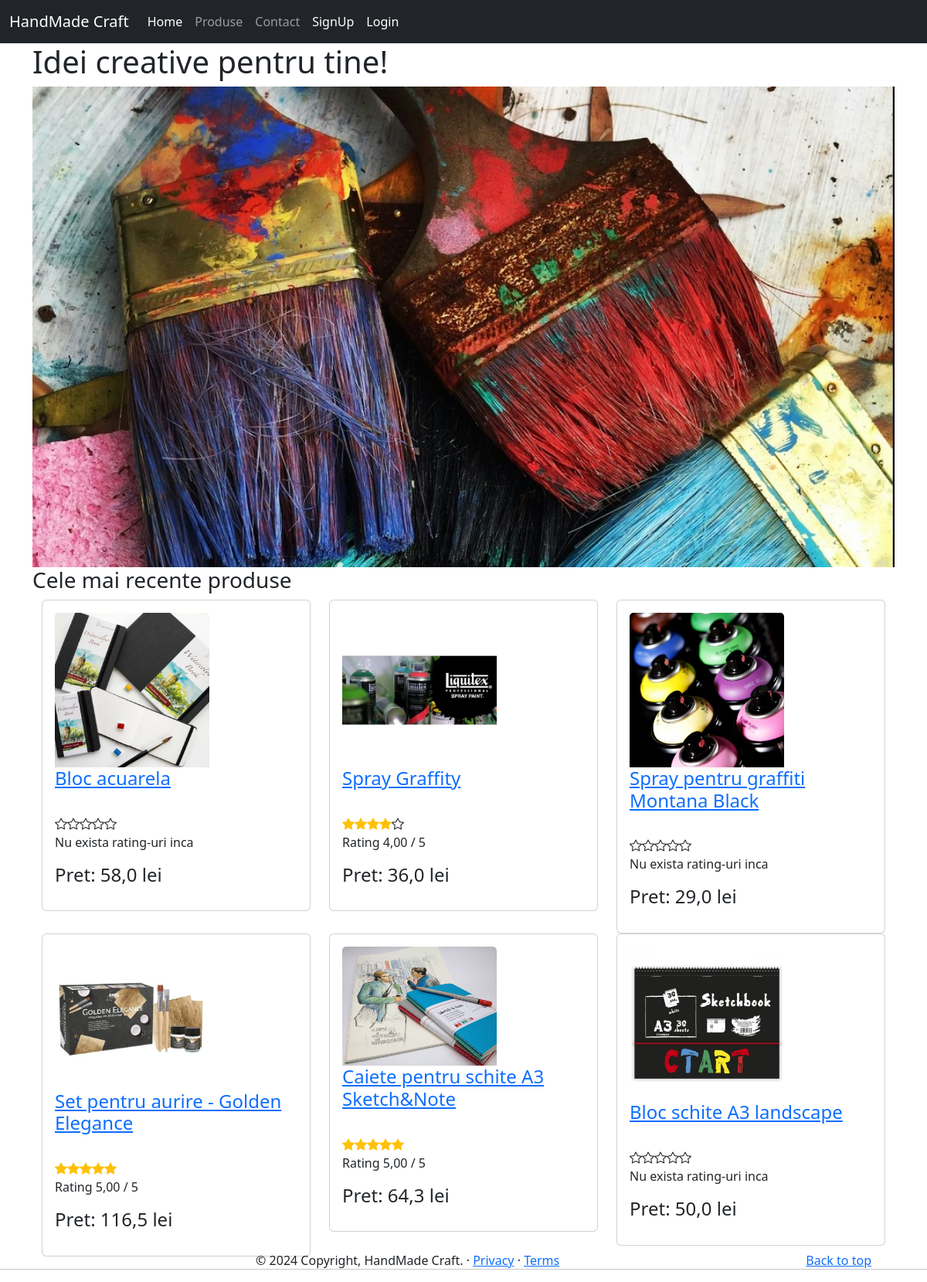
Before: / with the older database file.
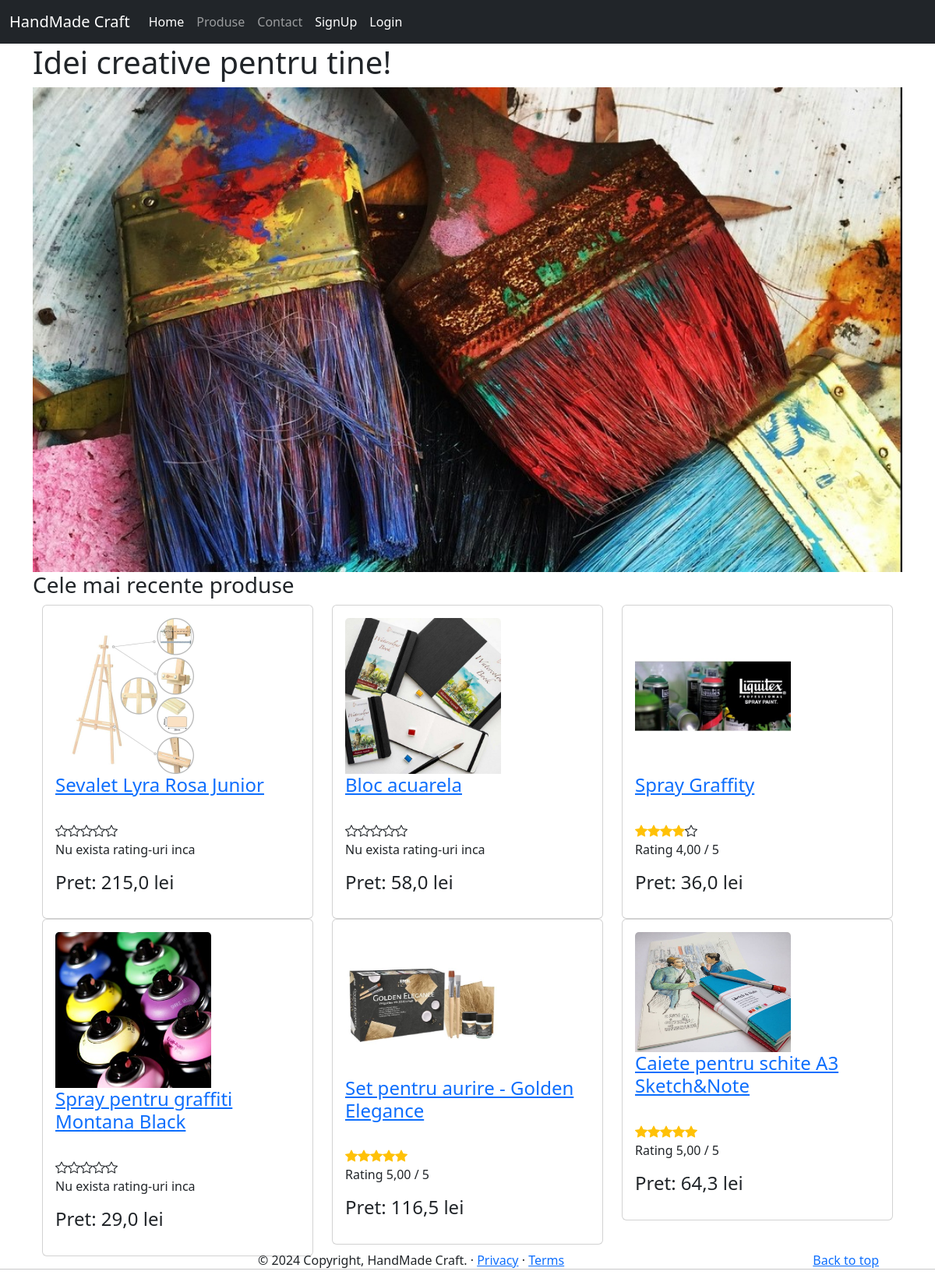
After: the same page with the newer database file.
### app/models.py (models this page shows, shortened)
class Produs(models.Model):
    producator = models.ForeignKey(Producator, null=True, blank = True, on_delete=models.CASCADE)
    titlu = models.CharField(max_length=50) #unique=True - daca vrem sa nu avem dubluri la nume
    pret = models.FloatField(db_index = True)
    stoc = models.IntegerField(default=0)
    descriere = models.CharField(max_length=1024, null=True, blank=True, help_text="Introduceti o descriere" )
    imagine = models.FileField(null=True, blank=True)
    created = models.DateTimeField(auto_now_add=True)
    updated = models.DateTimeField(auto_now=True)
    def __str__(self):
        return f"{self.titlu}"
    class Meta:
        verbose_name_plural = "Produs"
    @property
    def rating(self):
        rating = 0
        recenzii = self.recenzie_set.all()
        for recenzie in recenzii:
            rating += recenzie.rating
        try:
            return rating // len(recenzii)
        except ZeroDivisionError:
            return 0

class Recenzie(models.Model):
    produs = models.ForeignKey(Produs, on_delete=models.CASCADE)
    rating = models.IntegerField(default=1)
    titlu = models.CharField(max_length=20)
    descriere = models.CharField(max_length=100)
    class Meta:
        verbose_name_plural = "Recenzie"

### app/views.py (the view)
# urls.py: path("", views.salut, name="home"),
def salut(request):
    produse = Produs.objects.all().select_related("producator").prefetch_related("recenzie_set").order_by("-created")[:6]
    return render(request, "index.html", {"produse": produse})
    return HttpResponse("Salut")

### app/templatetags/my_filters.py (called while the page is built)
@register.filter(name="starrating")
def starrating(value):
    return_value = ""
    for i in range(5):
        classes = " bi "
        if value > i:
            if value < i+1:
                classes += " bi-star-half "
            else:
                classes += " bi-star-fill "
            classes += " text-warning "
        else:
            classes += "bi-star"
        return_value += f'<i class="{classes}"></i>'
    return mark_safe(return_value)

### app/templates/index.html
{% extends "base.html" %}
{% load static %}
{% block body %}
<h1>Idei creative pentru tine!</h1>
<img src="{% static 'images/intro nou.jpg' %}" alt="Your Image" style="width: 100%; height: 25%;">
<h3>Cele mai recente produse</h3>
{% include "lista_produse.html" %}
{% endblock body %}

### app/templates/lista_produse.html
{% load my_filters %}
<div class="container">
    <div class="row">
      {% for produs in produse %}
        <div class="col-md-4">
          <div class="card">
            <div class="card-body">
              <h4 class="card-title">
                <img style='width:200px; height:auto; ' src="{%if produs.imagine %}{{ produs.imagine.url }}{% endif %}" class="card-img-top"></br>
                <a href="{% url 'pagina-produs' produs.id %}" target="_blank">{{ produs }} </a>
            </h4>
            <br>
            {{ produs.rating|starrating }}
            {% if produs.rating > 0 %}
            <p class="card-text">Rating {{ produs.rating|floatformat:2 }} / 5</p>
            {% else %}
            <p class="card-text">Nu exista rating-uri inca</p>
            {% endif %}
            <p class="card-text"> <h4> Pret: {{ produs.pret }} lei</h4> </p>
          </div>
        </div>
      </div>
      {% if forloop.counter|divisibleby:3 %}
      </div>
      <div class="row">
      {% endif %}
    {% endfor %}
  </div>
</div>

Changed rows visible on the page:
no longer on this page (row unchanged): Produs: imagine (picture), titlu "Bloc schite A3 landscape", shows "Nu exista rating-uri inca", pret "50,0"
added Produs: imagine (picture), titlu "Sevalet Lyra Rosa Junior", shows "Nu exista rating-uri inca", pret "215,0"
